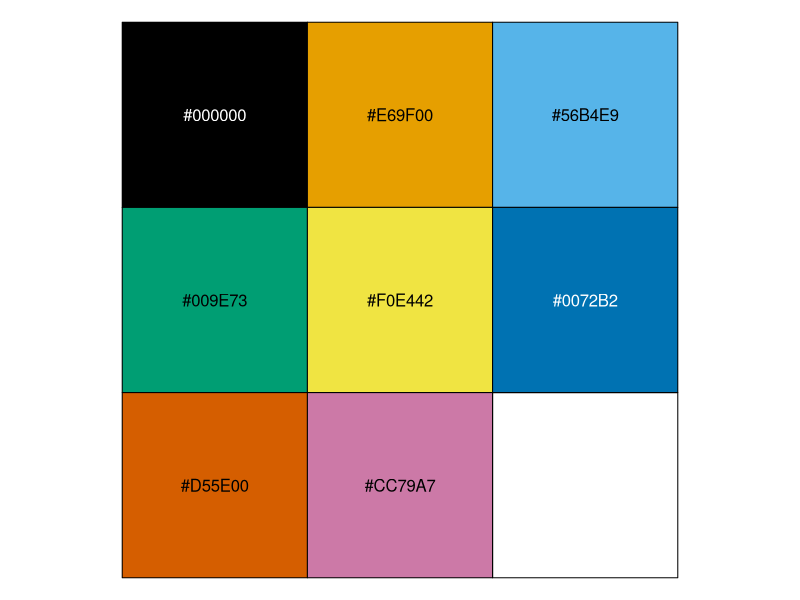

This chart was generated by the following R code: (Note: this script raises an error after producing the figure.)
## ---- chunk 1
library(ggthemes)
## ---- chunk 2

library(scales)
show_col(colorblind_pal()(8))
dsamp <- diamonds[sample(nrow(diamonds), 1000), ]
p <- qplot(carat, price, data=dsamp, colour=clarity) + theme_igray()
p + scale_colour_colorblind()
